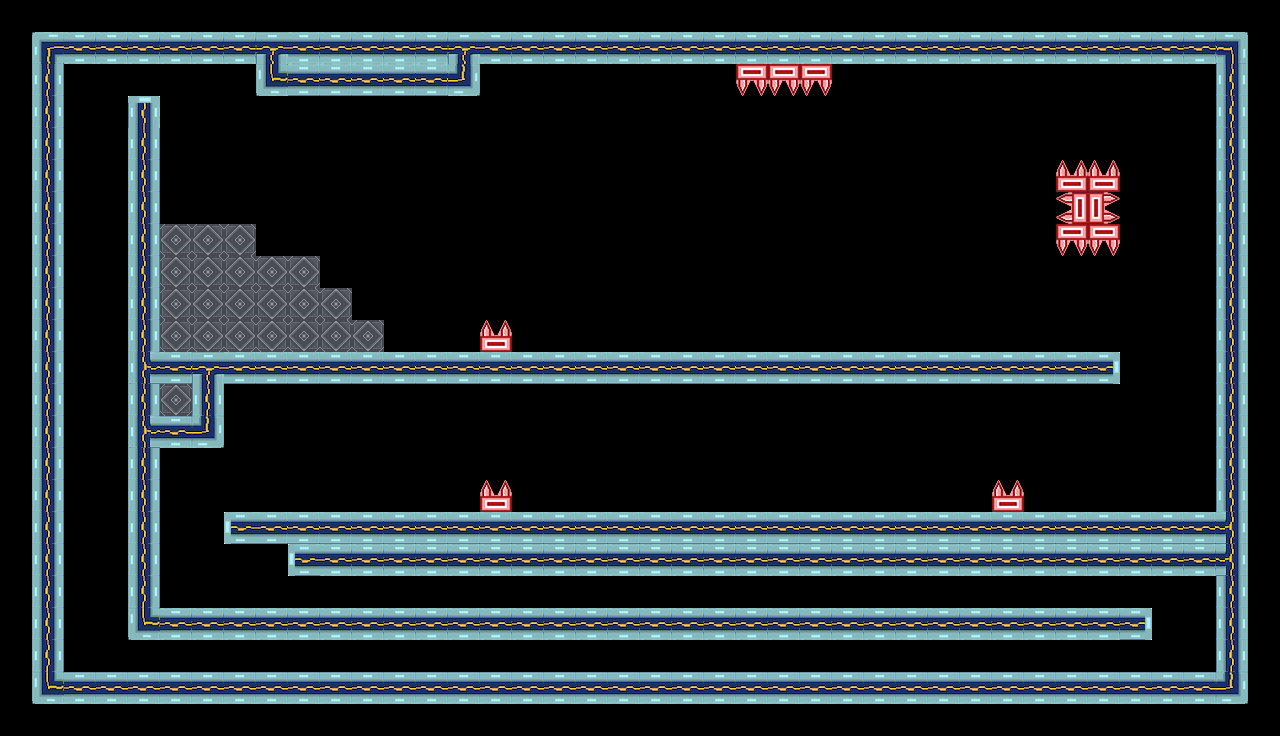

This is a level from a 2D game, rendered from its Tiled map with the project's own tilesets. A one-line summary and the map file follow, with tile-layer data summarised:
An orthogonal 40x23 tile map with 32x32 px tiles, 2 tile layers (background, platforms) and 29 objects (20x Fan, 5x BackObject, PlayerStart1, PlayerStart2, Exit, ...).

<map version="1.0" tiledversion="1.0.3" orientation="orthogonal" renderorder="right-down" width="40" height="23" tilewidth="32" tileheight="32" nextobjectid="103">
 <properties>
  <property name="Back" value="back4" />
  <property name="Title" value="Merry Brain Round" />
  <property name="backOffX" type="int" value="0" />
  <property name="backOffY" type="int" value="25" />
  <property name="fanVolume" type="float" value="0.1" />
 </properties>
 <tileset firstgid="1" source="tileset.tsx" />
 <layer name="background" width="40" height="23">
  <data>[920 cells, 4 non-empty, 2 distinct tile ids]</data>
 </layer>
 <layer name="platforms" width="40" height="23">
  <data>[920 cells, 418 non-empty, 21 distinct tile ids]</data>
 </layer>
 <objectgroup name="objects">
  <object id="4" name="P1" type="PlayerStart1" x="267" y="434" width="60" height="77" />
  <object id="5" name="P2" type="PlayerStart2" x="250" y="467" width="47" height="44" />
  <object id="16" name="exit" type="Exit" x="158" y="133" width="64" height="90" />
  <object id="49" name="switch1" type="Switch" x="261" y="206" width="48" height="48">
   <properties>
    <property name="startOn" type="bool" value="true" />
    <property name="toggle" type="bool" value="true" />
    <property name="visible" type="bool" value="true" />
   </properties>
  </object>
  <object id="50" name="BackObject" type="BackObject" x="512" y="288" width="128" height="48">
   <properties>
    <property name="frames" type="int" value="1" />
    <property name="speed" type="int" value="10" />
    <property name="sprite" value="blood2" />
    <property name="style" type="int" value="2" />
   </properties>
  </object>
  <object id="51" name="BackObject" type="BackObject" x="544" y="128" width="82" height="64">
   <properties>
    <property name="frames" type="int" value="3" />
    <property name="speed" type="int" value="2" />
    <property name="sprite" value="screen" />
    <property name="style" type="int" value="2" />
   </properties>
  </object>
  <object id="52" name="fan4" type="Fan" x="352" y="448" width="32" height="32">
   <properties>
    <property name="dir" type="int" value="1" />
    <property name="power" type="int" value="100" />
    <property name="startOn" type="bool" value="true" />
    <property name="switches" value="switch1" />
   </properties>
  </object>
  <object id="54" name="BackObject" type="BackObject" x="1056" y="416" width="82" height="64">
   <properties>
    <property name="frames" type="int" value="3" />
    <property name="speed" type="int" value="2" />
    <property name="sprite" value="screen" />
    <property name="style" type="int" value="2" />
   </properties>
  </object>
  <object id="76" name="fan3" type="Fan" x="1192" y="672" width="32" height="32">
   <properties>
    <property name="dir" type="int" value="0" />
    <property name="power" type="int" value="100" />
    <property name="startOn" type="bool" value="true" />
   </properties>
  </object>
  <object id="77" name="fan4" type="Fan" x="32" y="643" width="32" height="32">
   <properties>
    <property name="dir" type="int" value="1" />
    <property name="power" type="int" value="60" />
    <property name="startOn" type="bool" value="true" />
   </properties>
  </object>
  <object id="81" name="fan5" type="Fan" x="735" y="447" width="32" height="32">
   <properties>
    <property name="dir" type="int" value="1" />
    <property name="power" type="int" value="100" />
    <property name="startOn" type="bool" value="true" />
    <property name="switches" value="switch1" />
   </properties>
  </object>
  <object id="82" name="fan6" type="Fan" x="1152" y="528" width="32" height="32">
   <properties>
    <property name="dir" type="int" value="0" />
    <property name="power" type="int" value="100" />
    <property name="startOn" type="bool" value="true" />
   </properties>
  </object>
  <object id="83" name="fan6" type="Fan" x="1217" y="96" width="32" height="32">
   <properties>
    <property name="dir" type="int" value="3" />
    <property name="power" type="int" value="100" />
    <property name="startOn" type="bool" value="true" />
   </properties>
  </object>
  <object id="84" name="fan6" type="Fan" x="1056" y="286" width="32" height="32">
   <properties>
    <property name="dir" type="int" value="3" />
    <property name="power" type="int" value="100" />
    <property name="startOn" type="bool" value="true" />
   </properties>
  </object>
  <object id="85" name="fan6" type="Fan" x="704" y="284" width="32" height="32">
   <properties>
    <property name="dir" type="int" value="3" />
    <property name="power" type="int" value="100" />
    <property name="startOn" type="bool" value="true" />
    <property name="switches" value="switch1" />
   </properties>
  </object>
  <object id="86" name="fan6" type="Fan" x="1056" y="96" width="32" height="32">
   <properties>
    <property name="dir" type="int" value="3" />
    <property name="power" type="int" value="100" />
    <property name="startOn" type="bool" value="true" />
    <property name="switches" value="switch1" />
   </properties>
  </object>
  <object id="88" name="fan6" type="Fan" x="416" y="192" width="32" height="32">
   <properties>
    <property name="dir" type="int" value="3" />
    <property name="power" type="int" value="100" />
    <property name="startOn" type="bool" value="true" />
   </properties>
  </object>
  <object id="89" name="fan6" type="Fan" x="288" y="64" width="32" height="32">
   <properties>
    <property name="dir" type="int" value="3" />
    <property name="power" type="int" value="100" />
    <property name="startOn" type="bool" value="true" />
   </properties>
  </object>
  <object id="90" name="fan6" type="Fan" x="64" y="32" width="32" height="32">
   <properties>
    <property name="dir" type="int" value="2" />
    <property name="power" type="int" value="100" />
    <property name="startOn" type="bool" value="true" />
   </properties>
  </object>
  <object id="91" name="fan6" type="Fan" x="64" y="224" width="32" height="32">
   <properties>
    <property name="dir" type="int" value="2" />
    <property name="power" type="int" value="100" />
    <property name="startOn" type="bool" value="true" />
   </properties>
  </object>
  <object id="92" name="fan4" type="Fan" x="416" y="645" width="32" height="32">
   <properties>
    <property name="dir" type="int" value="1" />
    <property name="power" type="int" value="60" />
    <property name="startOn" type="bool" value="true" />
   </properties>
  </object>
  <object id="93" name="fan4" type="Fan" x="800" y="645" width="32" height="32">
   <properties>
    <property name="dir" type="int" value="1" />
    <property name="power" type="int" value="60" />
    <property name="startOn" type="bool" value="true" />
   </properties>
  </object>
  <object id="94" name="fan3" type="Fan" x="1216" y="576" width="32" height="32">
   <properties>
    <property name="dir" type="int" value="3" />
    <property name="power" type="int" value="100" />
    <property name="startOn" type="bool" value="true" />
   </properties>
  </object>
  <object id="96" name="fan3" type="Fan" x="800" y="571" width="32" height="32">
   <properties>
    <property name="dir" type="int" value="3" />
    <property name="power" type="int" value="100" />
    <property name="startOn" type="bool" value="true" />
   </properties>
  </object>
  <object id="97" name="fan3" type="Fan" x="448" y="571" width="32" height="32">
   <properties>
    <property name="dir" type="int" value="3" />
    <property name="power" type="int" value="100" />
    <property name="startOn" type="bool" value="true" />
   </properties>
  </object>
  </objectgroup>
</map>
<!-- 4 of 29 objects omitted -->
